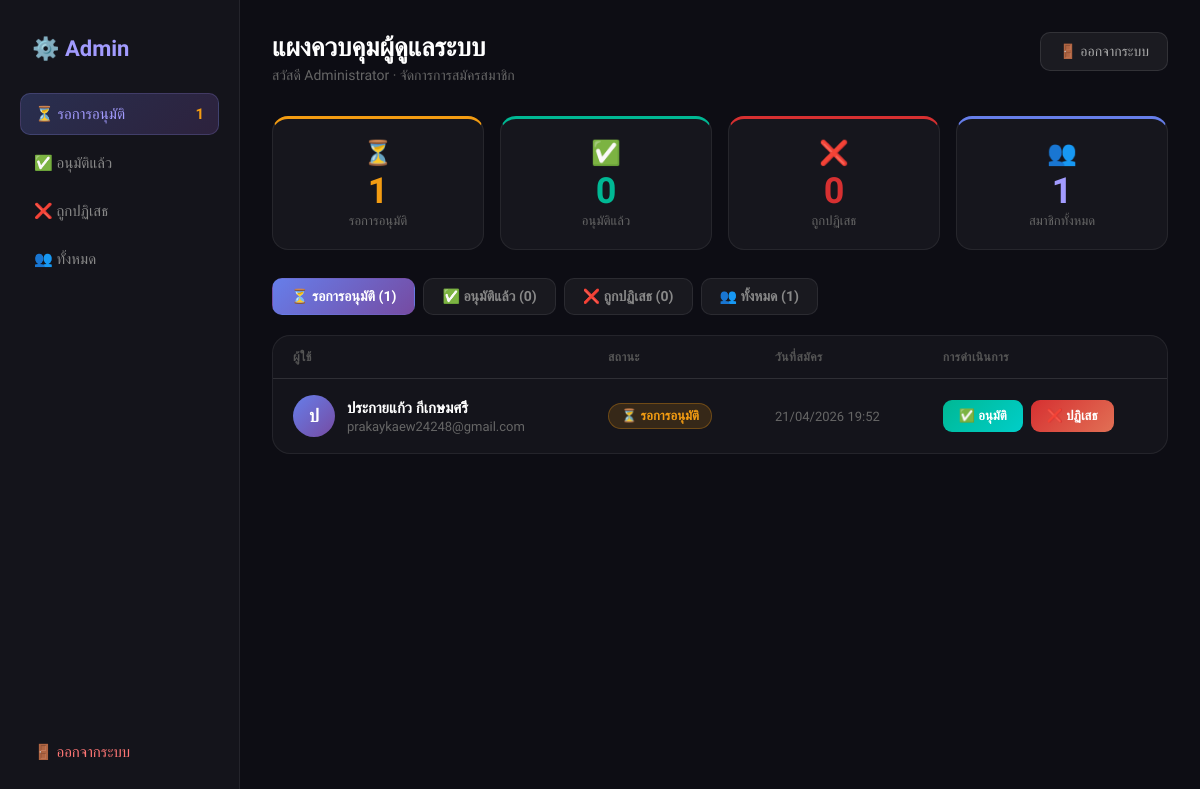
/admin.php (signed in), run on the app's committed database.
### tables this page shows
CREATE TABLE `users` (
  `id` int(11) NOT NULL,
  `name` varchar(100) NOT NULL,
  `email` varchar(150) NOT NULL,
  `password` varchar(255) NOT NULL,
  `role` enum('admin','user') NOT NULL DEFAULT 'user',
  `status` enum('pending','approved','rejected') NOT NULL DEFAULT 'pending',
  `created_at` datetime NOT NULL DEFAULT current_timestamp(),
  `updated_at` datetime NOT NULL DEFAULT current_timestamp() ON UPDATE current_timestamp()
);

### db.php (called while the page is built, shortened)
<?php
class DB {
    private static ?PDO $pdo = null;
    public static function conn(): PDO {
        if (self::$pdo === null) {
            $dsn = sprintf(
                'mysql:host=%s;dbname=%s;charset=%s',
                DB_HOST, DB_NAME, DB_CHARSET
            );
            self::$pdo = new PDO($dsn, DB_USER, DB_PASS, [
                PDO::ATTR_ERRMODE            => PDO::ERRMODE_EXCEPTION,
                PDO::ATTR_DEFAULT_FETCH_MODE => PDO::FETCH_ASSOC,
                PDO::ATTR_EMULATE_PREPARES   => false,
            ]);
        }
        return self::$pdo;
    }
    public static function run(string $sql, array $params = []): PDOStatement {
        $stmt = self::conn()->prepare($sql);
        $stmt->execute($params);
        return $stmt;
    }
}

### auth.php (called while the page is built, shortened)
<?php
class Auth {
    public static function check(): bool {
        return isset($_SESSION['user_id']);
    }
    public static function user(): ?array {
        return DB::run(
            "SELECT id, name, email, role, status FROM users WHERE id = ?",
            [$_SESSION['user_id']]
        )->fetch();
    }
}

### admin.php (the view, shortened to what this page needs)
<?php
require_once __DIR__ . '/db.php';
require_once __DIR__ . '/auth.php';
$currentUser = Auth::user();
$tab     = $_GET['tab'] ?? 'pending';
$allowed = ['pending', 'approved', 'rejected', 'all'];
$tab     = in_array($tab, $allowed) ? $tab : 'pending';
$where   = $tab !== 'all' ? "AND status = '{$tab}'" : '';
$users   = DB::run("SELECT * FROM users WHERE role = 'user' {$where} ORDER BY created_at DESC")->fetchAll();
$counts  = DB::run("
    SELECT
        SUM(status='pending')  AS pending,
        SUM(status='approved') AS approved,
        SUM(status='rejected') AS rejected,
        COUNT(*) AS total
    FROM users WHERE role = 'user'
")->fetch();
?>
<!DOCTYPE html>
<html lang="th">
<head>
</head>
<body>
<aside class="sidebar">
  <div class="sidebar-logo">⚙️ <span>Admin</span></div>
  <a href="admin.php?tab=pending"  class="nav-item <?= $tab==='pending'  ? 'active':'' ?>">⏳ รอการอนุมัติ <strong style="margin-left:auto;color:#f39c12"><?= $counts['pending'] ?></strong></a>
  <a href="admin.php?tab=approved" class="nav-item <?= $tab==='approved' ? 'active':'' ?>">✅ อนุมัติแล้ว</a>
  <a href="admin.php?tab=rejected" class="nav-item <?= $tab==='rejected' ? 'active':'' ?>">❌ ถูกปฏิเสธ</a>
  <a href="admin.php?tab=all"      class="nav-item <?= $tab==='all'      ? 'active':'' ?>">👥 ทั้งหมด</a>
  <div style="margin-top:auto">
    <a href="?logout=1" class="nav-item" style="color:#ff7675">🚪 ออกจากระบบ</a>
  </div>
</aside>
<main class="main">
  <div class="page-header">
    <div>
      <div class="page-title">แผงควบคุมผู้ดูแลระบบ</div>
      <div class="page-sub">สวัสดี <?= htmlspecialchars($currentUser['name']) ?> · จัดการการสมัครสมาชิก</div>
    </div>
    <a href="?logout=1" class="logout-btn">🚪 ออกจากระบบ</a>
  </div>
  <div class="stats-grid">
    <div class="stat-card" style="border-top:3px solid #f39c12">
      <div style="font-size:24px">⏳</div>
      <div class="stat-num" style="color:#f39c12"><?= $counts['pending'] ?></div>
      <div class="stat-lbl">รอการอนุมัติ</div>
    </div>
    <div class="stat-card" style="border-top:3px solid #00b894">
      <div style="font-size:24px">✅</div>
      <div class="stat-num" style="color:#00b894"><?= $counts['approved'] ?></div>
      <div class="stat-lbl">อนุมัติแล้ว</div>
    </div>
    <div class="stat-card" style="border-top:3px solid #d63031">
      <div style="font-size:24px">❌</div>
      <div class="stat-num" style="color:#d63031"><?= $counts['rejected'] ?></div>
      <div class="stat-lbl">ถูกปฏิเสธ</div>
    </div>
    <div class="stat-card" style="border-top:3px solid #667eea">
      <div style="font-size:24px">👥</div>
      <div class="stat-num" style="color:#a29bfe"><?= $counts['total'] ?></div>
      <div class="stat-lbl">สมาชิกทั้งหมด</div>
    </div>
  </div>
  <div class="tabs">
    <a href="?tab=pending"  class="tab-btn <?= $tab==='pending'  ? 'active':'' ?>">⏳ รอการอนุมัติ (<?= $counts['pending'] ?>)</a>
    <a href="?tab=approved" class="tab-btn <?= $tab==='approved' ? 'active':'' ?>">✅ อนุมัติแล้ว (<?= $counts['approved'] ?>)</a>
    <a href="?tab=rejected" class="tab-btn <?= $tab==='rejected' ? 'active':'' ?>">❌ ถูกปฏิเสธ (<?= $counts['rejected'] ?>)</a>
    <a href="?tab=all"      class="tab-btn <?= $tab==='all'      ? 'active':'' ?>">👥 ทั้งหมด (<?= $counts['total'] ?>)</a>
  </div>
  <div class="table-wrap">
    <?php if (empty($users)): ?>
      <div class="empty">📭 ไม่มีข้อมูลในหมวดนี้</div>
    <?php else: ?>
    <table>
      <thead>
        <tr>
          <th>ผู้ใช้</th>
          <th>สถานะ</th>
          <th>วันที่สมัคร</th>
          <th>การดำเนินการ</th>
        </tr>
      </thead>
      <tbody>
        <?php foreach ($users as $u): ?>
        <tr>
          <td>
            <div class="user-info">
              <div class="avatar"><?= mb_strtoupper(mb_substr($u['name'], 0, 1)) ?></div>
              <div>
                <div class="user-name"><?= htmlspecialchars($u['name']) ?></div>
                <div class="user-email"><?= htmlspecialchars($u['email']) ?></div>
              </div>
            </div>
          </td>
          <td>
            <span class="badge badge-<?= $u['status'] ?>">
              <?= ['pending'=>'⏳ รอการอนุมัติ','approved'=>'✅ อนุมัติแล้ว','rejected'=>'❌ ถูกปฏิเสธ'][$u['status']] ?>
            </span>
          </td>
          <td style="color:#666;font-size:13px">
            <?= date('d/m/Y H:i', strtotime($u['created_at'])) ?>
          </td>
          <td>
            <div class="actions">
              <?php if ($u['status'] === 'pending'): ?>
                <form method="POST">
                  <button type="submit" class="btn-approve" onclick="return confirm('อนุมัติบัญชี <?= htmlspecialchars($u['name']) ?> ?')">✅ อนุมัติ</button>
                </form>
                <form method="POST">
                  <button type="submit" class="btn-reject" onclick="return confirm('ปฏิเสธบัญชี <?= htmlspecialchars($u['name']) ?> ?')">❌ ปฏิเสธ</button>
                </form>
              <?php else: ?>
                <span style="color:#555;font-size:13px">—</span>
              <?php endif; ?>
            </div>
          </td>
        </tr>
        <?php endforeach; ?>
      </tbody>
    </table>
    <?php endif; ?>
  </div>
</main>
</body>
</html>

### admin.php (style rules this page uses)
*, *::before, *::after { box-sizing: border-box; margin: 0; padding: 0; }
body { min-height:100vh; background:#0d0d14; font-family:'Sarabun',sans-serif; color:#fff; }
.sidebar { position: fixed; top: 0; left: 0; bottom: 0; width: 240px; background: rgba(255,255,255,.03); border-right: 1px solid rgba(255,255,255,.07); padding: 28px 20px; display: flex; flex-direction: column; gap: 8px; }
.sidebar-logo { font-size: 22px; font-weight: 700; color: #fff; padding: 8px 12px; margin-bottom: 16px; }
.sidebar-logo span { color: #a29bfe; }
.nav-item { padding: 11px 14px; border-radius: 10px; color: #888; font-size: 15px; text-decoration: none; display: flex; align-items: center; gap: 10px; transition: all .2s; cursor: pointer; border: none; background: none; width: 100%; font-family: 'Sarabun', sans-serif; }
.nav-item.active { background: linear-gradient(135deg,rgba(102,126,234,.25),rgba(118,75,162,.25)); color: #a29bfe; border: 1px solid rgba(162,155,254,.2); }
.main { margin-left: 240px; padding: 32px; min-height: 100vh; }
.page-header { display: flex; align-items: flex-start; justify-content: space-between; margin-bottom: 32px; }
.page-title { font-size: 26px; font-weight: 700; }
.page-sub { color: #666; font-size: 14px; margin-top: 4px; }
.logout-btn { background: rgba(255,255,255,.06); border: 1px solid rgba(255,255,255,.1); color: #aaa; border-radius: 10px; padding: 10px 18px; cursor: pointer; font-family: 'Sarabun', sans-serif; font-size: 14px; text-decoration: none; transition: background .2s; }
.stats-grid { display: grid; grid-template-columns: repeat(4,1fr); gap: 16px; margin-bottom: 28px; }
.stat-card { background: rgba(255,255,255,.04); border: 1px solid rgba(255,255,255,.07); border-radius: 16px; padding: 20px 16px; text-align: center; }
.stat-num { font-size: 36px; font-weight: 700; line-height: 1; margin: 6px 0 4px; }
.stat-lbl { color: #666; font-size: 13px; }
.tabs { display: flex; gap: 8px; margin-bottom: 20px; flex-wrap: wrap; }
.tab-btn { padding: 9px 18px; border-radius: 10px; font-size: 14px; font-weight: 600; font-family: 'Sarabun', sans-serif; cursor: pointer; text-decoration: none; background: rgba(255,255,255,.05); border: 1px solid rgba(255,255,255,.08); color: #888; transition: all .2s; }
.tab-btn.active { background: linear-gradient(135deg,#667eea,#764ba2); color: #fff; border-color: transparent; }
.table-wrap { background: rgba(255,255,255,.03); border: 1px solid rgba(255,255,255,.07); border-radius: 18px; overflow: hidden; }
table { width: 100%; border-collapse: collapse; }
thead th { padding: 14px 20px; font-size: 12px; font-weight: 700; color: #555; text-transform: uppercase; letter-spacing: .5px; text-align: left; border-bottom: 1px solid rgba(255,255,255,.06); }
tbody tr { border-bottom: 1px solid rgba(255,255,255,.04); transition: background .2s; }
tbody tr:last-child { border-bottom: none; }
td { padding: 16px 20px; font-size: 14px; vertical-align: middle; }
.avatar { width: 42px; height: 42px; border-radius: 50%; display: inline-flex; align-items: center; justify-content: center; font-weight: 700; font-size: 18px; background: linear-gradient(135deg,#667eea,#764ba2); color: #fff; flex-shrink: 0; }
.user-info { display: flex; align-items: center; gap: 12px; }
.user-name { font-weight: 600; color: #fff; font-size: 15px; }
.user-email { color: #666; font-size: 13px; margin-top: 2px; }
.badge { display: inline-block; padding: 4px 12px; border-radius: 20px; font-size: 13px; font-weight: 600; white-space: nowrap; }
.badge-pending { background:rgba(243,156,18,.15); color:#f39c12; border:1px solid rgba(243,156,18,.3); }
.actions { display: flex; gap: 8px; flex-wrap: wrap; }
.btn-approve, .btn-reject, .btn-reapprove { padding: 8px 16px; border: none; border-radius: 9px; cursor: pointer; font-size: 13px; font-weight: 700; font-family: 'Sarabun', sans-serif; transition: opacity .2s; }
.btn-approve { background: linear-gradient(135deg,#00b894,#00cec9); color:#fff; }
.btn-reject { background: linear-gradient(135deg,#d63031,#e17055); color:#fff; }

### data on the page
users: name "Administrator"
users: name "ป", name "ประกายแก้ว กีเกษมศรีี", email "prakaykaew24248@gmail.com", status "⏳ รอการอนุมัติ", created_at "21/04/2026 19:52"

### other printed values
$counts['pending'] "1"
$counts['approved'] "0"
$counts['rejected'] "0"
$counts['total'] "1"
